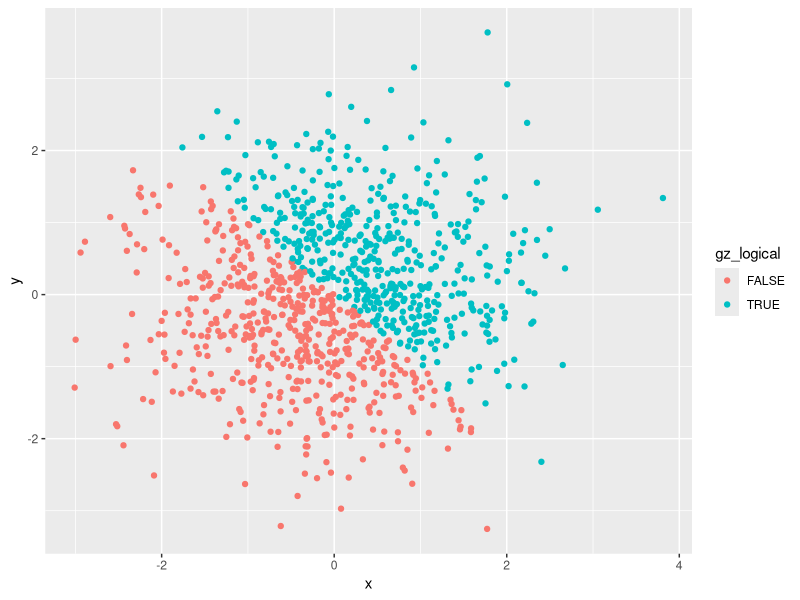
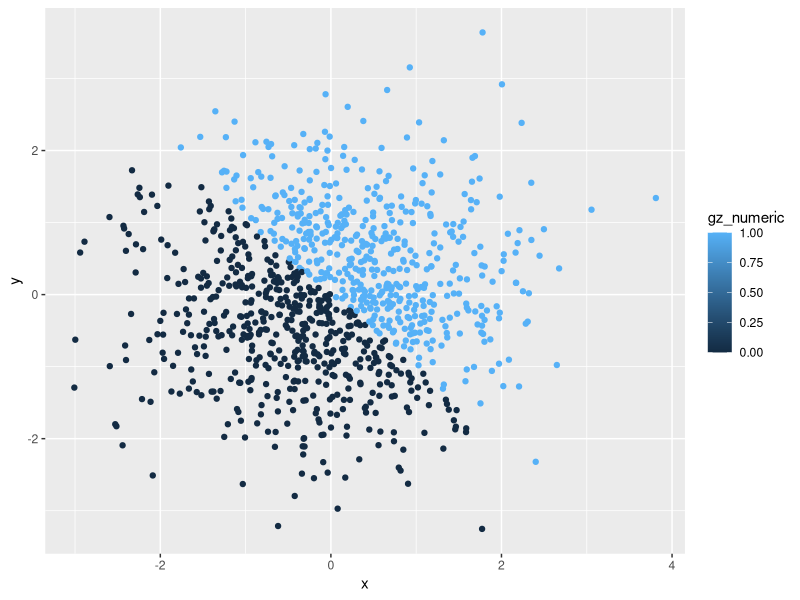
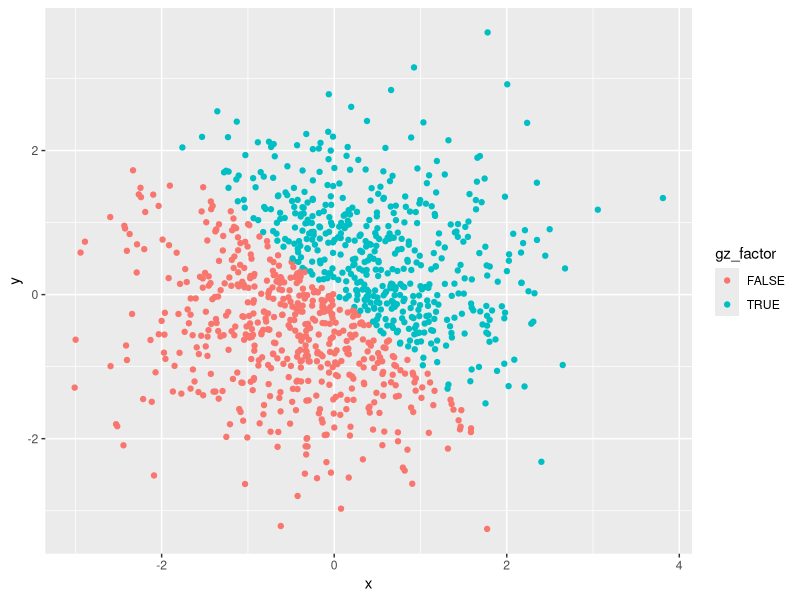
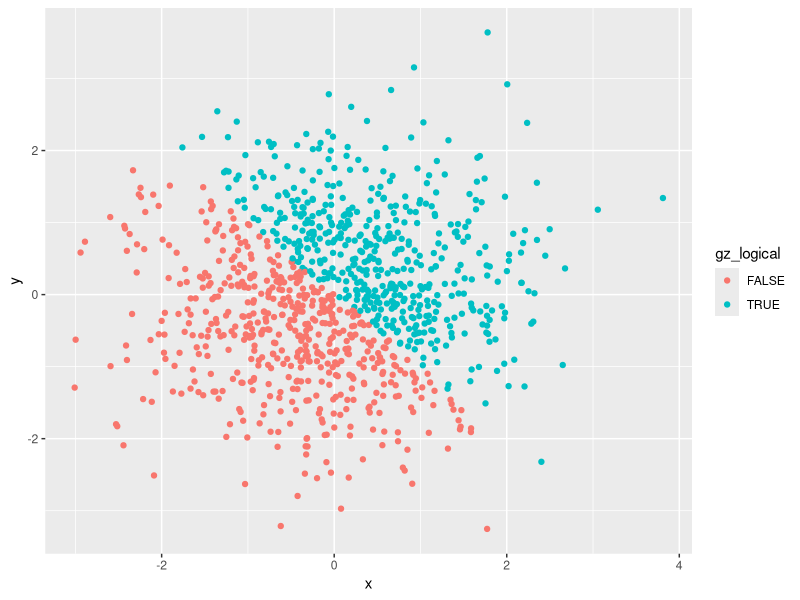
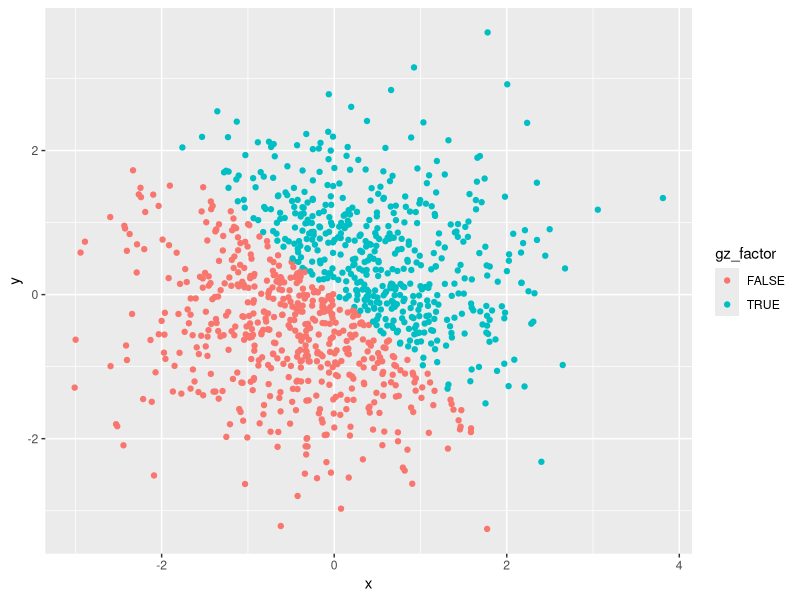

These figures' R source, in order:
## ---- chunk 1
library(tidyverse)
## ---- chunk 2
set.seed(1)

df_p1 = tibble(
  vec_numeric = runif(10, 1, 5),
  vec_logical = vec_numeric > 2,
  vec_char = c('Malaria', 'Ebola Virus', 'Influenza', 'MRSA', 'Poliovirus', 'Dengue', 'E. Coli', 'Measles', 'VZV', 'MERS'),
  vec_factor = factor(c('Parasite', 'Virus', 'Virus', 'Bacteria', 'Virus', 'Virus', 'Bacteria', 'Virus', 'Virus', 'Virus'))
)
## ---- chunk 3
mean(df_p1$vec_numeric)
mean(df_p1$vec_logical)
mean(df_p1$vec_char)
mean(df_p1$vec_factor)
## ---- chunk 4
set.seed(1)

df_p2 = tibble(
  x = rnorm(1000),
  y = rnorm(1000),
  gz_logical = x + y > 0,
  gz_numeric = as.numeric(gz_logical),
  gz_factor = as.factor(gz_logical)
)
## ---- chunk 5
ggplot(df_p2, aes(x, y, color = gz_logical)) + geom_point()
## ---- chunk 6
ggsave("./Plot_1.pdf")
## ---- chunk 7
ggplot(df_p2, aes(x, y, color = gz_numeric)) + geom_point()
## ---- chunk 8
ggplot(df_p2, aes(x, y, color = gz_factor)) + geom_point()
## ---- chunk 9
ggsave("./Plot_1.pdf")
